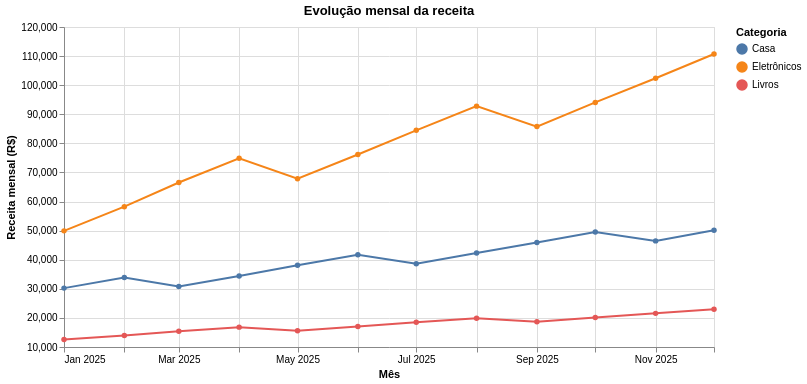

The cell this chart's notebook holds for it:
### Markdown cell above
## 4. Evolução temporal — gráfico de linhas

Linhas são adequadas quando a ordem temporal faz parte da pergunta. A cor separa as categorias.

### Code cell
alt.Chart(vendas).mark_line(point=True).encode(
    x=alt.X("yearmonth(mes):T", title="Mês"),
    y=alt.Y("sum(receita):Q", title="Receita mensal (R$)", scale=alt.Scale(zero=False)),
    color=alt.Color("categoria:N", title="Categoria"),
    tooltip=[alt.Tooltip("yearmonth(mes):T", title="Mês"), "categoria:N", alt.Tooltip("sum(receita):Q", format=",.0f")]
).properties(width=650, height=320, title="Evolução mensal da receita")

### Figure 1 — Vega-Lite specification as saved in the notebook (floating-point values rounded to 4 significant figures)
{"config": {"view": {"continuousWidth": 400, "continuousHeight": 300}}, "data": {"name": "data-6453d17de02e8fb99abd3918cc4fae13"}, "mark": {"type": "line", "point": true}, "encoding": {"color": {"field": "categoria", "title": "Categoria", "type": "nominal"}, "tooltip": [{"field": "mes", "timeUnit": "yearmonth", "title": "Mês", "type": "temporal"}, {"field": "categoria", "type": "nominal"}, {"aggregate": "sum", "field": "receita", "format": ",.0f", "type": "quantitative"}], "x": {"field": "mes", "timeUnit": "yearmonth", "title": "Mês", "type": "temporal"}, "y": {"aggregate": "sum", "field": "receita", "scale": {"zero": false}, "title": "Receita mensal (R$)", "type": "quantitative"}}, "height": 320, "title": "Evolução mensal da receita", "width": 650, "$schema": "https://vega.github.io/schema/vega-lite/v4.17.0.json", "datasets": {"data-6453d17de02e8fb99abd3918cc4fae13": [{"mes": "2025-01-01T00:00:00", "categoria": "Eletrônicos", "regiao": "Sul", "unidades": 72, "receita": 23040, "publicidade": 3200, "avaliacao": 3.55}, {"mes": "2025-01-01T00:00:00", "categoria": "Eletrônicos", "regiao": "Sudeste", "unidades": 84, "receita": 26880, "publicidade": 3650, "avaliacao": 3.47}, {"mes": "2025-01-01T00:00:00", "categoria": "Casa", "regiao": "Sul", "unidades": 102, "receita": 14280, "publicidade": 4100, "avaliacao": 3.73}, {"mes": "2025-01-01T00:00:00", "categoria": "Casa", "regiao": "Sudeste", "unidades": 114, "receita": 15960, "publicidade": 4550, "avaliacao": 3.65}, {"mes": "2025-01-01T00:00:00", "categoria": "Livros", "regiao": "Sul", "unidades": 108, "receita": 5940, "publicidade": 5000, "avaliacao": 3.91}, {"mes": "2025-01-01T00:00:00", "categoria": "Livros", "regiao": "Sudeste", "unidades": 120, "receita": 6600, "publicidade": 5450, "avaliacao": 3.83}, {"mes": "2025-02-01T00:00:00", "categoria": "Eletrônicos", "regiao": "Sul", "unidades": 85, "receita": 27200, "publicidade": 3510, "avaliacao": 3.61}, {"mes": "2025-02-01T00:00:00", "categoria": "Eletrônicos", "regiao": "Sudeste", "unidades": 97, "receita": 31040, "publicidade": 3960, "avaliacao": 3.53}, {"mes": "2025-02-01T00:00:00", "categoria": "Casa", "regiao": "Sul", "unidades": 115, "receita": 16100, "publicidade": 4410, "avaliacao": 3.79}, {"mes": "2025-02-01T00:00:00", "categoria": "Casa", "regiao": "Sudeste", "unidades": 127, "receita": 17780, "publicidade": 4860, "avaliacao": 3.71}, {"mes": "2025-02-01T00:00:00", "categoria": "Livros", "regiao": "Sul", "unidades": 121, "receita": 6655, "publicidade": 5310, "avaliacao": 3.97}, {"mes": "2025-02-01T00:00:00", "categoria": "Livros", "regiao": "Sudeste", "unidades": 133, "receita": 7315, "publicidade": 5760, "avaliacao": 3.89}, {"mes": "2025-03-01T00:00:00", "categoria": "Eletrônicos", "regiao": "Sul", "unidades": 98, "receita": 31360, "publicidade": 3820, "avaliacao": 3.67}, {"mes": "2025-03-01T00:00:00", "categoria": "Eletrônicos", "regiao": "Sudeste", "unidades": 110, "receita": 35200, "publicidade": 4270, "avaliacao": 3.59}, {"mes": "2025-03-01T00:00:00", "categoria": "Casa", "regiao": "Sul", "unidades": 104, "receita": 14560, "publicidade": 4720, "avaliacao": 3.85}, {"mes": "2025-03-01T00:00:00", "categoria": "Casa", "regiao": "Sudeste", "unidades": 116, "receita": 16240, "publicidade": 5170, "avaliacao": 3.77}, {"mes": "2025-03-01T00:00:00", "categoria": "Livros", "regiao": "Sul", "unidades": 134, "receita": 7370, "publicidade": 5620, "avaliacao": 4.03}, {"mes": "2025-03-01T00:00:00", "categoria": "Livros", "regiao": "Sudeste", "unidades": 146, "receita": 8030, "publicidade": 6070, "avaliacao": 3.95}, {"mes": "2025-04-01T00:00:00", "categoria": "Eletrônicos", "regiao": "Sul", "unidades": 111, "receita": 35520, "publicidade": 4130, "avaliacao": 3.73}, {"mes": "2025-04-01T00:00:00", "categoria": "Eletrônicos", "regiao": "Sudeste", "unidades": 123, "receita": 39360, "publicidade": 4580, "avaliacao": 3.65}, {"mes": "2025-04-01T00:00:00", "categoria": "Casa", "regiao": "Sul", "unidades": 117, "receita": 16380, "publicidade": 5030, "avaliacao": 3.91}, {"mes": "2025-04-01T00:00:00", "categoria": "Casa", "regiao": "Sudeste", "unidades": 129, "receita": 18060, "publicidade": 5480, "avaliacao": 3.83}, {"mes": "2025-04-01T00:00:00", "categoria": "Livros", "regiao": "Sul", "unidades": 147, "receita": 8085, "publicidade": 5930, "avaliacao": 4.09}, {"mes": "2025-04-01T00:00:00", "categoria": "Livros", "regiao": "Sudeste", "unidades": 159, "receita": 8745, "publicidade": 6380, "avaliacao": 4.01}, {"mes": "2025-05-01T00:00:00", "categoria": "Eletrônicos", "regiao": "Sul", "unidades": 100, "receita": 32000, "publicidade": 4440, "avaliacao": 3.79}, {"mes": "2025-05-01T00:00:00", "categoria": "Eletrônicos", "regiao": "Sudeste", "unidades": 112, "receita": 35840, "publicidade": 4890, "avaliacao": 3.71}, {"mes": "2025-05-01T00:00:00", "categoria": "Casa", "regiao": "Sul", "unidades": 130, "receita": 18200, "publicidade": 5340, "avaliacao": 3.97}, {"mes": "2025-05-01T00:00:00", "categoria": "Casa", "regiao": "Sudeste", "unidades": 142, "receita": 19880, "publicidade": 5790, "avaliacao": 3.89}, {"mes": "2025-05-01T00:00:00", "categoria": "Livros", "regiao": "Sul", "unidades": 136, "receita": 7480, "publicidade": 6240, "avaliacao": 4.15}, {"mes": "2025-05-01T00:00:00", "categoria": "Livros", "regiao": "Sudeste", "unidades": 148, "receita": 8140, "publicidade": 6690, "avaliacao": 4.07}, {"mes": "2025-06-01T00:00:00", "categoria": "Eletrônicos", "regiao": "Sul", "unidades": 113, "receita": 36160, "publicidade": 4750, "avaliacao": 3.85}, {"mes": "2025-06-01T00:00:00", "categoria": "Eletrônicos", "regiao": "Sudeste", "unidades": 125, "receita": 40000, "publicidade": 5200, "avaliacao": 3.77}, {"mes": "2025-06-01T00:00:00", "categoria": "Casa", "regiao": "Sul", "unidades": 143, "receita": 20020, "publicidade": 5650, "avaliacao": 4.03}, {"mes": "2025-06-01T00:00:00", "categoria": "Casa", "regiao": "Sudeste", "unidades": 155, "receita": 21700, "publicidade": 6100, "avaliacao": 3.95}, {"mes": "2025-06-01T00:00:00", "categoria": "Livros", "regiao": "Sul", "unidades": 149, "receita": 8195, "publicidade": 6550, "avaliacao": 4.21}, {"mes": "2025-06-01T00:00:00", "categoria": "Livros", "regiao": "Sudeste", "unidades": 161, "receita": 8855, "publicidade": 7000, "avaliacao": 4.13}, {"mes": "2025-07-01T00:00:00", "categoria": "Eletrônicos", "regiao": "Sul", "unidades": 126, "receita": 40320, "publicidade": 5060, "avaliacao": 3.91}, {"mes": "2025-07-01T00:00:00", "categoria": "Eletrônicos", "regiao": "Sudeste", "unidades": 138, "receita": 44160, "publicidade": 5510, "avaliacao": 3.83}, {"mes": "2025-07-01T00:00:00", "categoria": "Casa", "regiao": "Sul", "unidades": 132, "receita": 18480, "publicidade": 5960, "avaliacao": 4.09}, {"mes": "2025-07-01T00:00:00", "categoria": "Casa", "regiao": "Sudeste", "unidades": 144, "receita": 20160, "publicidade": 6410, "avaliacao": 4.01}, {"mes": "2025-07-01T00:00:00", "categoria": "Livros", "regiao": "Sul", "unidades": 162, "receita": 8910, "publicidade": 6860, "avaliacao": 4.27}, {"mes": "2025-07-01T00:00:00", "categoria": "Livros", "regiao": "Sudeste", "unidades": 174, "receita": 9570, "publicidade": 7310, "avaliacao": 4.19}, {"mes": "2025-08-01T00:00:00", "categoria": "Eletrônicos", "regiao": "Sul", "unidades": 139, "receita": 44480, "publicidade": 5370, "avaliacao": 3.97}, {"mes": "2025-08-01T00:00:00", "categoria": "Eletrônicos", "regiao": "Sudeste", "unidades": 151, "receita": 48320, "publicidade": 5820, "avaliacao": 3.89}, {"mes": "2025-08-01T00:00:00", "categoria": "Casa", "regiao": "Sul", "unidades": 145, "receita": 20300, "publicidade": 6270, "avaliacao": 4.15}, {"mes": "2025-08-01T00:00:00", "categoria": "Casa", "regiao": "Sudeste", "unidades": 157, "receita": 21980, "publicidade": 6720, "avaliacao": 4.07}, {"mes": "2025-08-01T00:00:00", "categoria": "Livros", "regiao": "Sul", "unidades": 175, "receita": 9625, "publicidade": 7170, "avaliacao": 4.33}, {"mes": "2025-08-01T00:00:00", "categoria": "Livros", "regiao": "Sudeste", "unidades": 187, "receita": 10285, "publicidade": 7620, "avaliacao": 4.25}, {"mes": "2025-09-01T00:00:00", "categoria": "Eletrônicos", "regiao": "Sul", "unidades": 128, "receita": 40960, "publicidade": 5680, "avaliacao": 4.03}, {"mes": "2025-09-01T00:00:00", "categoria": "Eletrônicos", "regiao": "Sudeste", "unidades": 140, "receita": 44800, "publicidade": 6130, "avaliacao": 3.95}, {"mes": "2025-09-01T00:00:00", "categoria": "Casa", "regiao": "Sul", "unidades": 158, "receita": 22120, "publicidade": 6580, "avaliacao": 4.21}, {"mes": "2025-09-01T00:00:00", "categoria": "Casa", "regiao": "Sudeste", "unidades": 170, "receita": 23800, "publicidade": 7030, "avaliacao": 4.13}, {"mes": "2025-09-01T00:00:00", "categoria": "Livros", "regiao": "Sul", "unidades": 164, "receita": 9020, "publicidade": 7480, "avaliacao": 4.39}, {"mes": "2025-09-01T00:00:00", "categoria": "Livros", "regiao": "Sudeste", "unidades": 176, "receita": 9680, "publicidade": 7930, "avaliacao": 4.31}, {"mes": "2025-10-01T00:00:00", "categoria": "Eletrônicos", "regiao": "Sul", "unidades": 141, "receita": 45120, "publicidade": 5990, "avaliacao": 4.09}, {"mes": "2025-10-01T00:00:00", "categoria": "Eletrônicos", "regiao": "Sudeste", "unidades": 153, "receita": 48960, "publicidade": 6440, "avaliacao": 4.01}, {"mes": "2025-10-01T00:00:00", "categoria": "Casa", "regiao": "Sul", "unidades": 171, "receita": 23940, "publicidade": 6890, "avaliacao": 4.27}, {"mes": "2025-10-01T00:00:00", "categoria": "Casa", "regiao": "Sudeste", "unidades": 183, "receita": 25620, "publicidade": 7340, "avaliacao": 4.19}, {"mes": "2025-10-01T00:00:00", "categoria": "Livros", "regiao": "Sul", "unidades": 177, "receita": 9735, "publicidade": 7790, "avaliacao": 4.45}, {"mes": "2025-10-01T00:00:00", "categoria": "Livros", "regiao": "Sudeste", "unidades": 189, "receita": 10395, "publicidade": 8240, "avaliacao": 4.37}, {"mes": "2025-11-01T00:00:00", "categoria": "Eletrônicos", "regiao": "Sul", "unidades": 154, "receita": 49280, "publicidade": 6300, "avaliacao": 4.15}, {"mes": "2025-11-01T00:00:00", "categoria": "Eletrônicos", "regiao": "Sudeste", "unidades": 166, "receita": 53120, "publicidade": 6750, "avaliacao": 4.07}, {"mes": "2025-11-01T00:00:00", "categoria": "Casa", "regiao": "Sul", "unidades": 160, "receita": 22400, "publicidade": 7200, "avaliacao": 4.33}, {"mes": "2025-11-01T00:00:00", "categoria": "Casa", "regiao": "Sudeste", "unidades": 172, "receita": 24080, "publicidade": 7650, "avaliacao": 4.25}, {"mes": "2025-11-01T00:00:00", "categoria": "Livros", "regiao": "Sul", "unidades": 190, "receita": 10450, "publicidade": 8100, "avaliacao": 4.51}, {"mes": "2025-11-01T00:00:00", "categoria": "Livros", "regiao": "Sudeste", "unidades": 202, "receita": 11110, "publicidade": 8550, "avaliacao": 4.43}, {"mes": "2025-12-01T00:00:00", "categoria": "Eletrônicos", "regiao": "Sul", "unidades": 167, "receita": 53440, "publicidade": 6610, "avaliacao": 4.21}, {"mes": "2025-12-01T00:00:00", "categoria": "Eletrônicos", "regiao": "Sudeste", "unidades": 179, "receita": 57280, "publicidade": 7060, "avaliacao": 4.13}, {"mes": "2025-12-01T00:00:00", "categoria": "Casa", "regiao": "Sul", "unidades": 173, "receita": 24220, "publicidade": 7510, "avaliacao": 4.39}, {"mes": "2025-12-01T00:00:00", "categoria": "Casa", "regiao": "Sudeste", "unidades": 185, "receita": 25900, "publicidade": 7960, "avaliacao": 4.31}, {"mes": "2025-12-01T00:00:00", "categoria": "Livros", "regiao": "Sul", "unidades": 203, "receita": 11165, "publicidade": 8410, "avaliacao": 4.57}, {"mes": "2025-12-01T00:00:00", "categoria": "Livros", "regiao": "Sudeste", "unidades": 215, "receita": 11825, "publicidade": 8860, "avaliacao": 4.49}]}}
